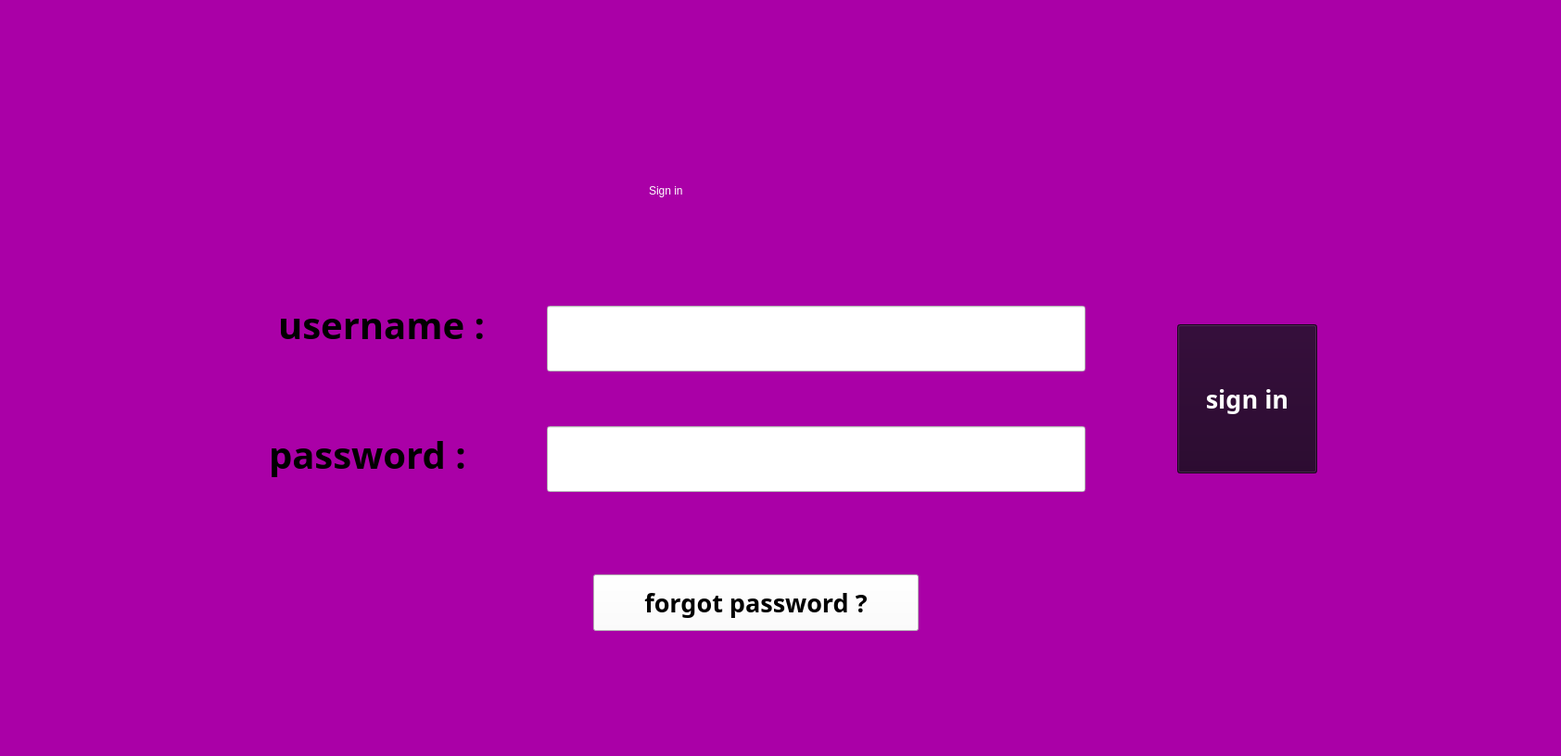
<?xml version="1.0" encoding="UTF-8"?>
<ui version="4.0">
 <class>signin</class>
 <widget class="QWidget" name="signin">
  <property name="geometry">
   <rect>
    <x>0</x>
    <y>0</y>
    <width>1684</width>
    <height>816</height>
   </rect>
  </property>
  <property name="windowTitle">
   <string>Form</string>
  </property>
  <property name="styleSheet">
   <string notr="true">QWidget{
	background-color: rgb(170, 0, 167);

}</string>
  </property>
  <widget class="QLabel" name="label_2">
   <property name="geometry">
    <rect>
     <x>290</x>
     <y>450</y>
     <width>241</width>
     <height>81</height>
    </rect>
   </property>
   <property name="font">
    <font>
     <family>Script MT</family>
     <pointsize>30</pointsize>
     <bold>true</bold>
    </font>
   </property>
   <property name="text">
    <string>password :</string>
   </property>
  </widget>
  <widget class="QLineEdit" name="password">
   <property name="geometry">
    <rect>
     <x>590</x>
     <y>460</y>
     <width>581</width>
     <height>71</height>
    </rect>
   </property>
   <property name="styleSheet">
    <string notr="true">QLineEdit{

background-color: rgb(255, 255, 255);
	color: rgb(0, 0, 0);
font: 700 20pt &quot;Script MT&quot;;
}</string>
   </property>
   <property name="echoMode">
    <enum>QLineEdit::EchoMode::Password</enum>
   </property>
  </widget>
  <widget class="QPushButton" name="signin_2">
   <property name="geometry">
    <rect>
     <x>1270</x>
     <y>350</y>
     <width>151</width>
     <height>161</height>
    </rect>
   </property>
   <property name="font">
    <font>
     <family>Script MT</family>
     <pointsize>20</pointsize>
     <bold>true</bold>
    </font>
   </property>
   <property name="styleSheet">
    <string notr="true">QPushButton{
	color: rgb(255, 255, 255);
	background-color: rgb(34, 0, 39);
}</string>
   </property>
   <property name="text">
    <string>sign in</string>
   </property>
  </widget>
  <widget class="QLineEdit" name="username">
   <property name="geometry">
    <rect>
     <x>590</x>
     <y>330</y>
     <width>581</width>
     <height>71</height>
    </rect>
   </property>
   <property name="styleSheet">
    <string notr="true">QLineEdit{

background-color: rgb(255, 255, 255);
	color: rgb(0, 0, 0);
font: 700 20pt &quot;Script MT&quot;;
}</string>
   </property>
  </widget>
  <widget class="QLabel" name="label">
   <property name="geometry">
    <rect>
     <x>300</x>
     <y>320</y>
     <width>251</width>
     <height>61</height>
    </rect>
   </property>
   <property name="font">
    <font>
     <family>Script MT</family>
     <pointsize>30</pointsize>
     <bold>true</bold>
    </font>
   </property>
   <property name="text">
    <string>username :</string>
   </property>
  </widget>
  <widget class="QPushButton" name="forgot_password">
   <property name="geometry">
    <rect>
     <x>640</x>
     <y>620</y>
     <width>351</width>
     <height>61</height>
    </rect>
   </property>
   <property name="font">
    <font>
     <family>Script MT</family>
     <pointsize>20</pointsize>
     <bold>true</bold>
    </font>
   </property>
   <property name="styleSheet">
    <string notr="true">QPushButton{
	background-color: rgb(255, 255, 255);
	color: rgb(0, 0, 0);
}</string>
   </property>
   <property name="text">
    <string>forgot password ?</string>
   </property>
  </widget>
  <widget class="QLabel" name="label_3">
   <property name="geometry">
    <rect>
     <x>700</x>
     <y>160</y>
     <width>261</width>
     <height>91</height>
    </rect>
   </property>
   <property name="styleSheet">
    <string notr="true">QLabel{
color: rgb(255, 255, 255);
	font: 700 48pt &quot;Script MT&quot;;
}</string>
   </property>
   <property name="text">
    <string>Sign in</string>
   </property>
  </widget>
 </widget>
 <resources/>
 <connections/>
</ui>
